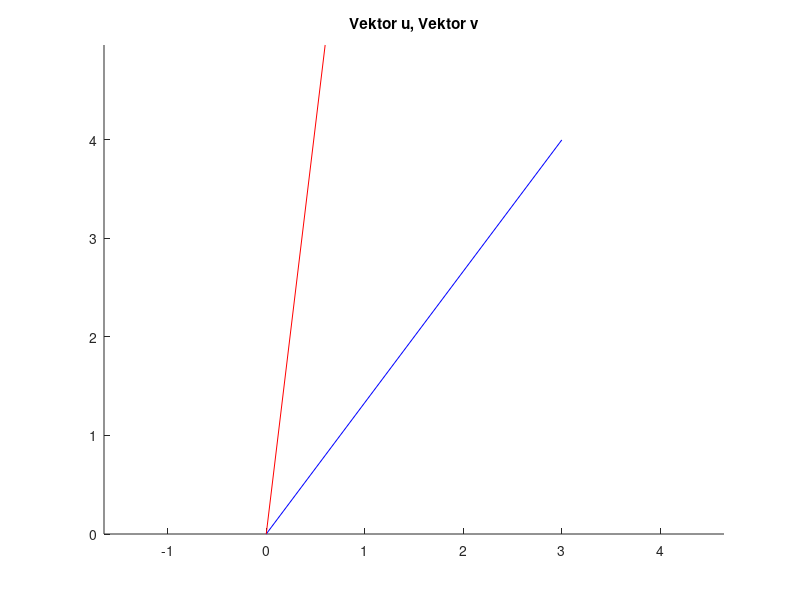

Write MATLAB code to recreate this figure. (Note: this script raises an error after producing the figure.)
%Inversen
clear
close all

%Definerar Vektorn u
u = [3; 4];

% Transformera u genom rotation
theta = 30; %angle in degrees
rotering = [cosd(theta) -sind(theta);
            sind(theta) cosd(theta)];
v = rotering * u; %  Vekor v = Vektor u  roterad 30 grader moturs

% Transformera v genom rotation Invers
inv_v = inv(rotering); % Inversen av Vektorn v

% Plottar endast om den har en invers.
if isempty(inv_v)
    disp('Avbildningen har ingen invers');
else
    w = inv_v * v; % Vekor w = Vektor v  roterad 30 grader medurs

    vinkel = acosd((v'*w)/(norm(v)*norm(w))); % Räknar ut vinkel mellan två vektorer. För att bevisa att det stämmer.

    %% plot Vektor u, Vektor v
    figure(1)
    hold on;
    plot([0 u(1)], [0 u(2)], 'b-'); 
    plot([0 v(1)], [0 v(2)], 'r-');
    axis equal;
    title('Vektor u, Vektor v')
    subtitle(['Grader mellan vinklarna = ', num2str(theta)])
    legend('Vektor u', ' Vektor v')

    %% plot Vektor v, Vektor w
    figure(2)
    hold on;
    plot([0 v(1)], [0 v(2)], 'r-');
    plot([0 w(1)], [0 w(2)], 'g-');
    axis equal;
    title('Vektor v, Vektor w')
    subtitle(['Grader mellan vinklarna = ', num2str(vinkel)])
    legend('Vektor v  ', 'Vektor w =  Vektor u')
end
